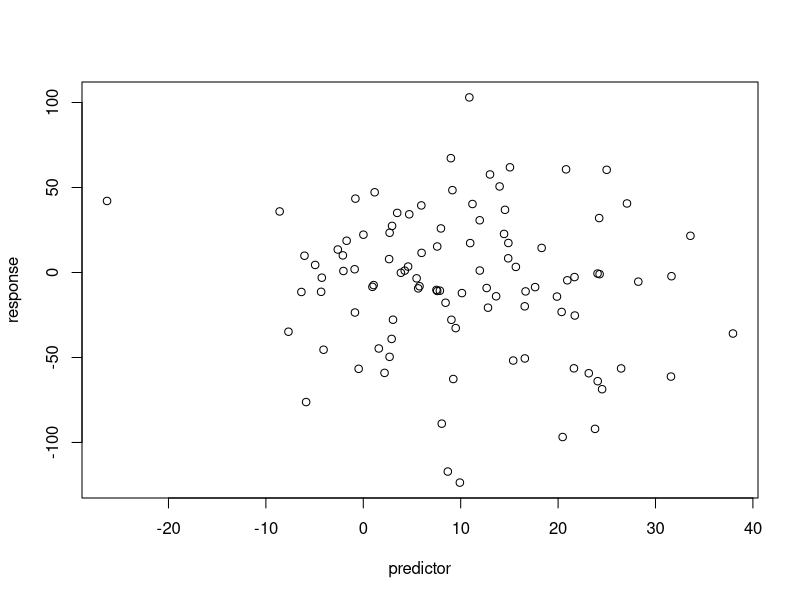
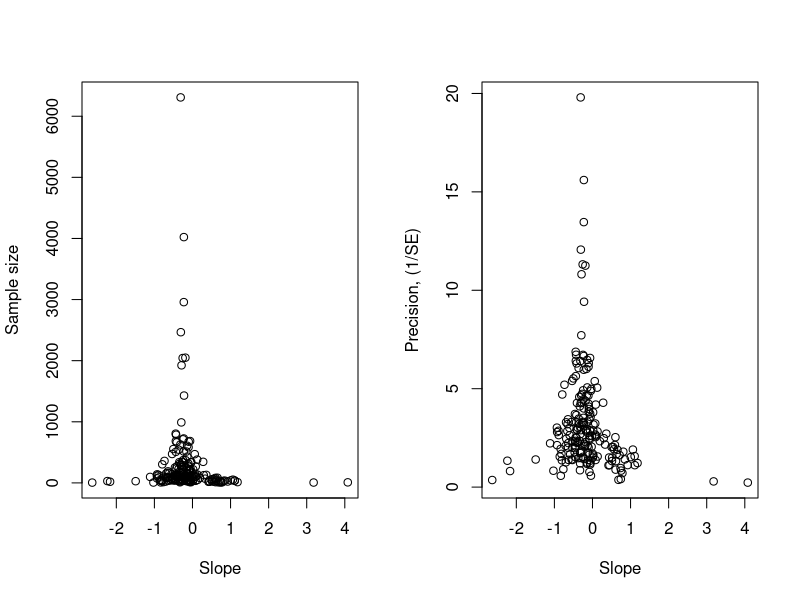
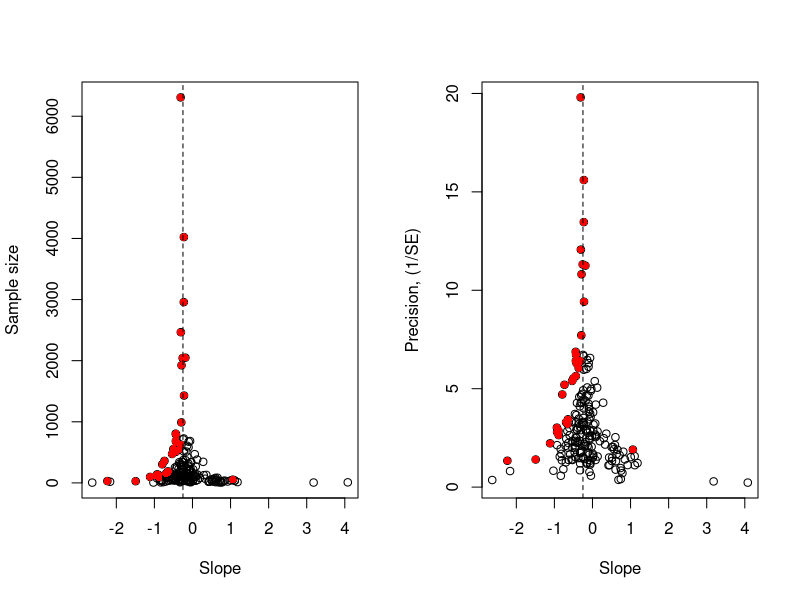
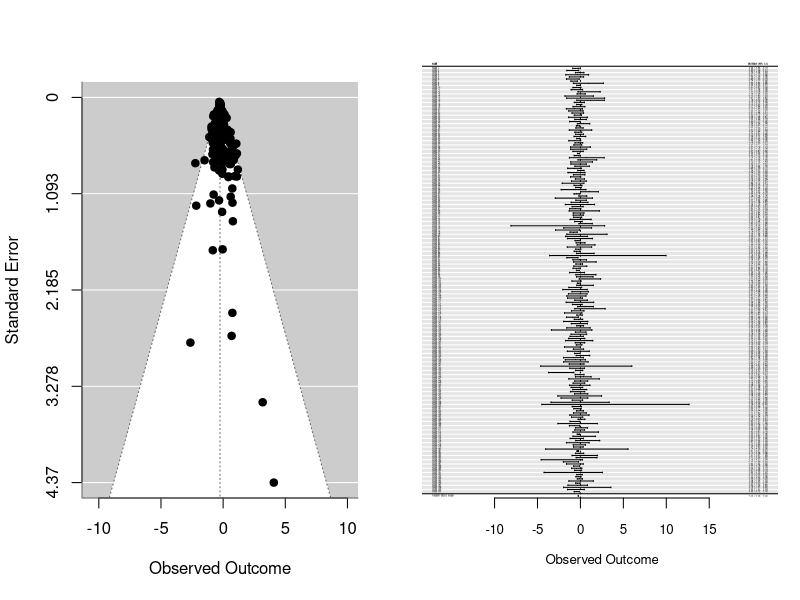
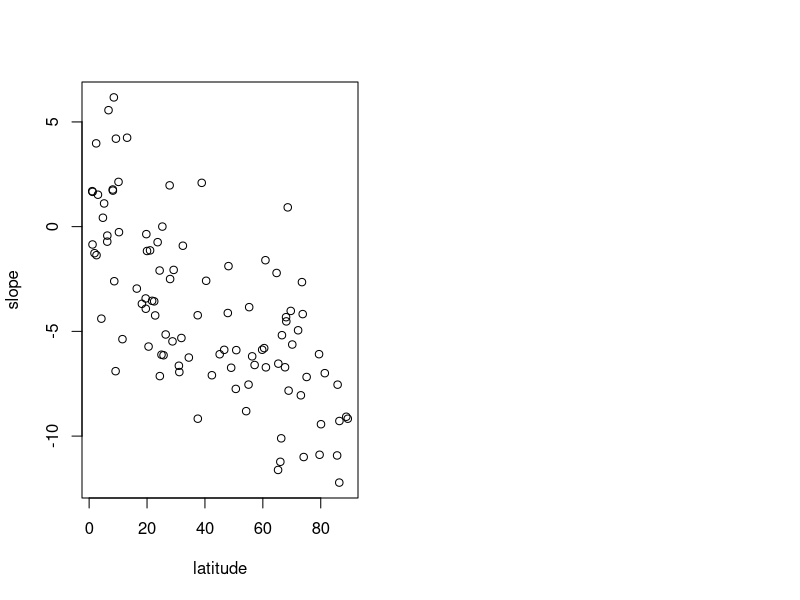
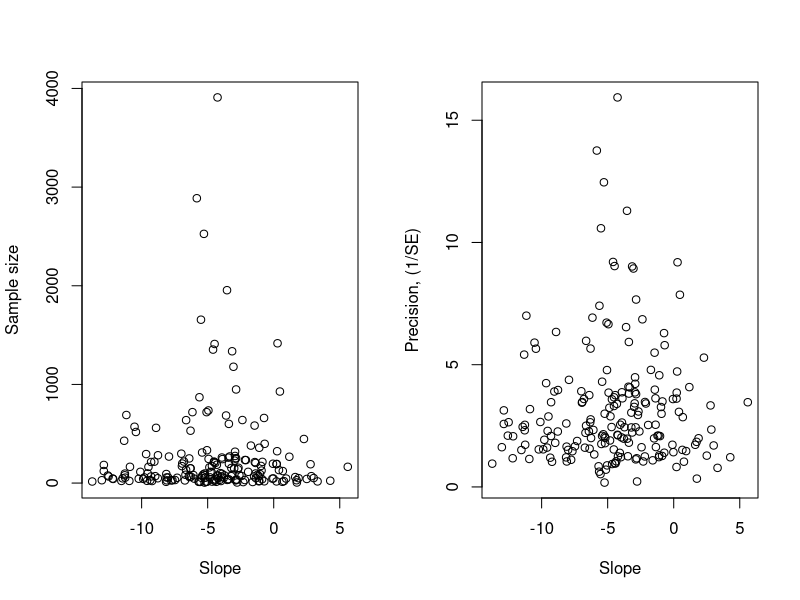
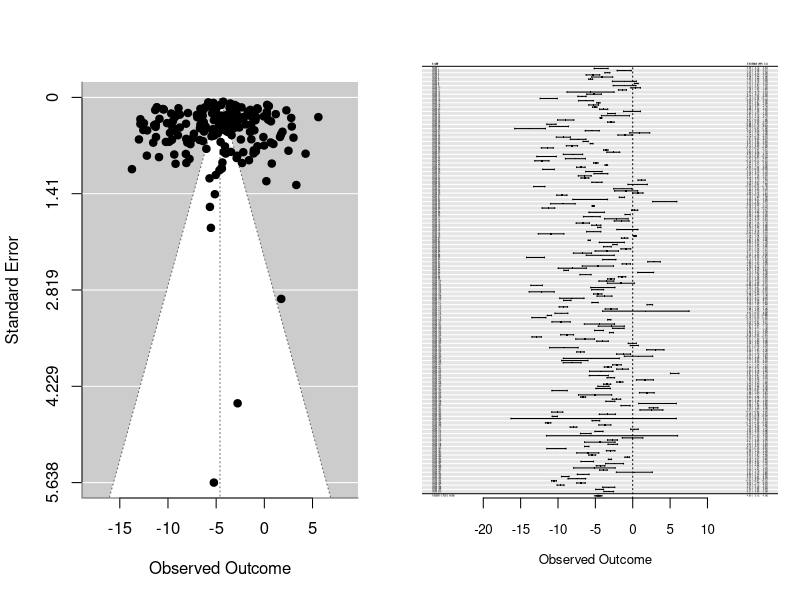
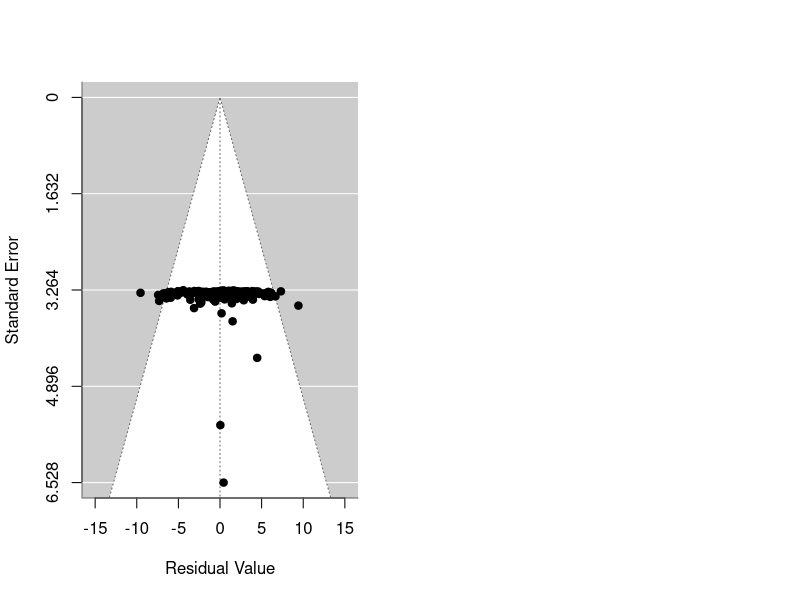

Reproduce these figures in R, in order.
library(metafor)

slope <- -0.25
intercept <- 0
predictor <- rnorm(n=100, mean=10, sd=10)
response <- intercept+ slope*predictor+ rnorm(n=100, mean=0, sd=40)
plot(predictor, response)
model <- lm(response ~predictor)
model
summary(model)
#Create a loop generating many datasets with diffrent size and store outputs in a matrix
store <-matrix(nrow=200,ncol=4)
for(x in 1:200) {
  samplesize<- ceiling(exp(rnorm(1,4.5,1.5)))+3
  #we're using this code to select sample sizes at random from a log normal distribution, so that small sample sizes are common and large sample sizes are rare. And n is always > 3.                  
  
  predictor <-rnorm(n=samplesize,mean=10,sd=10)
  response <- intercept+slope*predictor+rnorm(n=samplesize, 0,40)
  
  model<-lm(response ~predictor)
  store[x,] <-c(samplesize, summary(model)$coefficients[2,1:2],summary(model)$coefficients[2,4])
}
store <- as.data.frame(store)
names(store)<- c("n","slope","standard.error","p.value")

#Make a funnel plot from this simulated dataset
par(mfrow=c(1,2))
plot(store$slope,store$n,xlab="Slope",ylab="Sample size")
plot(store$slope, (1/store$standard.error), xlab="Slope", ylab="Precision, (1/SE)")

#Indicate the slope we used in the simulation and ahow which points have a p-value bellow 0.05
signslope <- which(store$p.value < 0.05)
par(mfrow=c(1,2))
plot(store$slope,store$n,xlab="Slope",ylab="Sample size")
points(store$slope[signslope],store$n[signslope],pch=16,col="red")
abline(v=slope,lty=2)
plot(store$slope, (1/store$standard.error), xlab="Slope", ylab="Precision, (1/SE)")
points(store$slope[signslope],(1/store$standard.error[signslope]),pch=16,col="red")
abline(v=slope,lty=2)

#Q1 What happens to effect size as sample size and precision increse?
  #They tend to be closer to the true value which is -0.25
#Q2 When precision is low what can you say about the estimates of effect size that tend to be significant?
  #They tend to have a negative values, they have quite a large magnitude (extreme outcomes) not close to the true value 
#Q3 If there is a tendency to only publish results when the effect is significant and or sample size is large, which points would be missing from the plot?
  #The points with low precision /sample size that are near a slope value of 0.

#Estimating the mean effect size
model2 <- lm(slope~1,data=store)
summary(model2)
#The problem with this analysis is that it ignores sampling variance , some slopes are estimated more acuratelly than others

?rma
meta <-rma(yi=store$slope,sei=store$standard.error, data=store)
summary(meta)
funnel(meta)
forest(meta, cex.lab=0.8, cex.axis=0.8, addfit=TRUE, shade="zebra")

#Simulate a new dataset with changing slope similar to change in temperature with latitude
latitude <- runif(100,0,90)#Randomly sample latitude from 0,90

slope <-0+latitude*-0.1+rnorm(100,0,3)
plot(latitude, slope)

store2 <-matrix(nrow=200,ncol=7)
#Generate species random effects
species<-rep(1:20,each=10)
specieseffect <-rep(rnorm(20,0,2),each=10)
for(x in 1:200) {
  #we're using this code to select sample sizes at random from a log normal distribution, so that small sample sizes are common and large sample sizes are rare. And n is always > 3.                  
  latitude <- runif(1,0,90)#Randomly sample latitude from 0,90
  slope <- specieseffect[x]+0+latitude*-0.1+rnorm(1,0,3)
  
  samplesize<- ceiling(exp(rnorm(1,4.5,1.5)))
  if(samplesize >3) {
    #Include this so that we dont run analyses on sample sizes that are too small
    predictor <-rnorm(n=samplesize,mean=10,sd=10)
    response <- intercept+ slope*predictor+ rnorm(n=samplesize, 0,40)
    model<-lm(response ~predictor)
    store2[x,] <-c(samplesize, summary(model)$coefficients[2,1:2],summary(model)$coefficients[2,4],latitude,species[x],x)
    
  }
}
store2 <- as.data.frame(store2)
names(store2)<- c("n","slope","standard.error","p.value","latitude","species","ID")

par(mfrow=c(1,2))
plot(store2$slope,store2$n,xlab="Slope",ylab="Sample size")
plot(store2$slope, (1/store2$standard.error), xlab="Slope", ylab="Precision, (1/SE)")

meta2<-rma(yi=store2$slope,sei=store2$standard.error, data=store2)
summary(meta2)
funnel(meta2)
forest(meta2, cex.lab=0.8, cex.axis=0.8, addfit=TRUE, shade="zebra")
#Q1 Why does the slope not estimate a funnel so much
  #Because each species has a different slope, there is no one true value for a slope for all the samples.

#Run a meta analysis controlling for latitude
meta3<-rma(yi=store2$slope,sei=store2$standard.error,mods=~latitude ,data=store2)
meta3
funnel(meta3)

#Add random term to the analysis
store2$se2 <-store2$standard.error^2
store3 <- store2[-which(is.na(store2$slope)==TRUE),]
meta4 <- rma.mv(yi=slope, V=se2,mods=~latitude, random=~1|species/ID,data=store3)
meta4

#Use real data
birdbroods <- read.csv("birdbroods.csv",sep=",",header=TRUE)
par(mfrow=c(1,2))
plot(birdbroods$slope, (1/birdbroods$slope.SE), xlab="Slope", ylab="Precision, (1/SE)")
birdbroods$se2 <-birdbroods$slope.SE^2

meta5 <- rma.mv(yi=slope, V=se2,random=~1|Species/id.pop,data=birdbroods)
meta5
funnel(meta5)
forest(meta5, cex.lab=0.8, cex.axis=0.8, addfit=TRUE, shade="zebra",order="obs")
#Q1 HAs brood size of the average bird species declined?
  #The estimate is very slightly negative (although not significant), so there is no significant change in average clutch size over time
#Q2 IS more of the variation in slope estimates distributed among or between species?
  #There is more variation within species 0.0010 than among species 0.0003 although this difference is small
#Q3 IS the trend in brood size more positive for populations in protected areas?
meta6 <- rma.mv(yi=slope, V=se2,mods=~protected.area,random=~1|Species/id.pop,data=birdbroods)
meta6
#There is no significant evidence that brood size is more positive in protected areas, in fact it would be slightly negative -0.008
#Q4 If the information was available what other terms would you include?
  #Habitat?, Study as a random effects, length of study, average year of study
